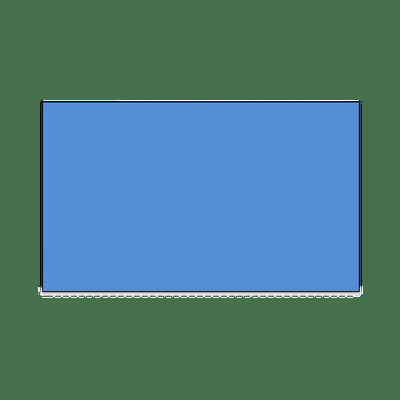
#> input picture 2022-10-27/rec.png, 400 x 400 px
$ jupyter execute --allow-errors chapter145.ipynb   (older library calls are emulated)
#> lines starting #> are read from the running program, lines starting #| are printed output that depends on the picture; after the words box and inside, x2 and y2 are one past the last pixel; in counts of white or black regions, pixels touching at a corner belong together; long printed decimals are rounded
[cell 1]
import cv2
import numpy as np
from matplotlib import pyplot as plt

[cell 2]
img = cv2.imread('lena.png',0)

#> (the rest of this cell did not finish here and is left out)

[cell 3]
img = cv2.imread('lena.png',0)
edges = cv2.Canny(img,100,200)

#> (the rest of this cell did not finish here and is left out)

Countour

[cell 4]
img = cv2.imread('rec.png')
#> img is the input picture: shape (400, 400, 3); mean B, G, R 128.2, 123.4, 77.3
imgray = cv2.cvtColor(img,cv2.COLOR_BGR2GRAY)
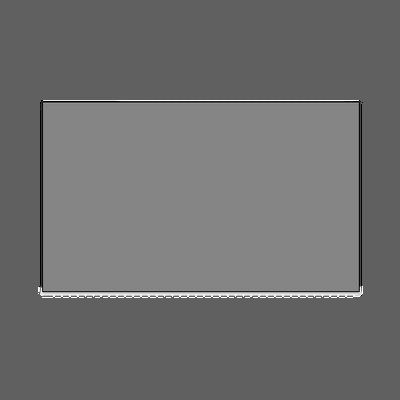
#> imgray: shape (400, 400); min 0, max 255, mean 110.4
thresh = cv2.adaptiveThreshold(imgray,255,cv2.ADAPTIVE_THRESH_GAUSSIAN_C, cv2.THRESH_BINARY, 11, 2)
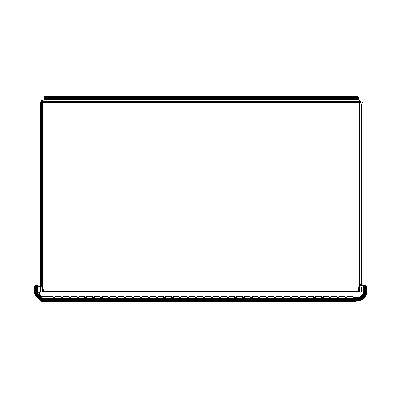
#> thresh: shape (400, 400); 96.9% white; 3 black regions (2 under 20 px)

plt.figure(figsize=(24,8))
plt.subplot(1,3,1),plt.imshow(img)
plt.title('Original'),plt.xticks([]),plt.yticks([])
plt.subplot(1,3,2),plt.imshow(imgray,cmap='gray')
plt.title('Laplacian'),plt.xticks([]),plt.yticks([])
plt.show()
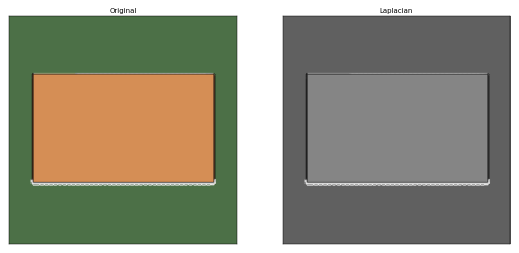
#> figure drawn by matplotlib, 2 panels; B, G, R data is drawn as R, G, B

[cell 5]
contours, hierarchy = cv2.findContours(thresh,cv2.RETR_TREE,cv2.CHAIN_APPROX_SIMPLE)
#> contours = 36 contours, 31 with area under 20; largest, box (x1, y1, x2, y2) and area: (0, 0, 400, 400) 159201, (33, 99, 368, 303) 65370, (43, 103, 359, 291) 58900, (43, 95, 360, 101) 1576, (38, 286, 363, 298) 1344
img0 = img.copy()
img1 = img.copy()
img0 = cv2.drawContours(img, contours, 2, (255,0,0), 3)
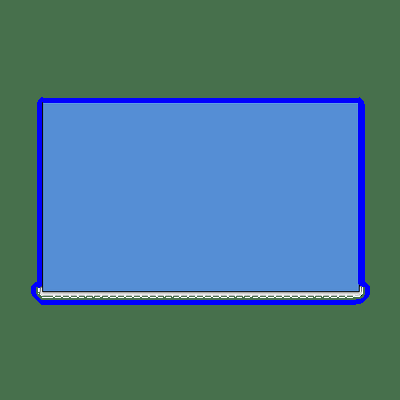
#> img0: shape (400, 400, 3); mean B, G, R 134.3, 119.9, 75
img1 = cv2.drawContours(img, contours, 3, (255,0,0), 3)

[cell 6]
plt.figure(figsize=(24,8))
plt.subplot(1,3,1),plt.imshow(img)
plt.title('Original'),plt.xticks([]),plt.yticks([])
plt.subplot(1,3,2),plt.imshow(thresh,cmap='gray')
plt.title('Laplacian'),plt.xticks([]),plt.yticks([])
plt.show()
#> figure, not shown here; B, G, R data is drawn as R, G, B

[cell 7]
cnt = contours[2]
#> cnt = contour of 35 points, box (x1, y1, x2, y2) (33, 99, 368, 303), area 65370
M = cv2.moments(cnt)
#> M = moments, m00 65370.5, centre m10/m00, m01/m00 = (200.5, 201.2)
print(M)
#> (printed output is left out)

[cell 8]
cx = int(M['m10']/M['m00']) # 무게중심
#> cx = 200
cy = int(M['m01']/M['m00'])
#> cy = 201
area = cv2.contourArea(cnt) # 면적
#> area = 65370.5
perimeter = cv2.arcLength(cnt,True) # 길이
#> perimeter = 1423
epsilon = 0.1*cv2.arcLength(cnt,True) # 근사치
#> epsilon = 142.3
approx = cv2.approxPolyDP(cnt,epsilon,True)
#> approx = [[40, 100], [359, 99], [366, 296], [41, 302]]

[cell 9]
print(approx)
#| [[[ 40 100]]
#|  [[359  99]]
#|  [[366 296]]
#|  [[ 41 302]]]

[cell 10]
print(area, perimeter)
#| 65370.5 1423.012

[cell 11]
img = cv2.rectangle(img, (cx-2, cy-2), (cx+2, cy+2), (0, 0, 255), 2)
#> img: shape (400, 400, 3); mean B, G, R 134.2, 119.9, 75
img1 = cv2.drawContours(img, approx, -1, (255,0,0), 3)

[cell 12]
plt.figure(figsize=(24,8))
plt.subplot(1,3,1),plt.imshow(img0)
plt.title('Original'),plt.xticks([]),plt.yticks([])
plt.subplot(1,3,2),plt.imshow(img1,cmap='gray')
plt.title('Laplacian'),plt.xticks([]),plt.yticks([])
plt.show()
#> figure, not shown here; B, G, R data is drawn as R, G, B
